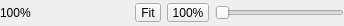
<?xml version="1.0" encoding="UTF-8"?>
<ui version="4.0">
 <class>StatusBar</class>
 <widget class="QWidget" name="StatusBar">
  <property name="geometry">
   <rect>
    <x>0</x>
    <y>0</y>
    <width>344</width>
    <height>26</height>
   </rect>
  </property>
  <property name="windowTitle">
   <string>Form</string>
  </property>
  <layout class="QHBoxLayout" name="horizontalLayout">
   <property name="leftMargin">
    <number>0</number>
   </property>
   <property name="topMargin">
    <number>0</number>
   </property>
   <property name="rightMargin">
    <number>0</number>
   </property>
   <property name="bottomMargin">
    <number>0</number>
   </property>
   <item>
    <widget class="QLabel" name="m_pZoomL">
     <property name="text">
      <string>100%</string>
     </property>
    </widget>
   </item>
   <item>
    <widget class="QToolButton" name="m_pFitPB">
     <property name="styleSheet">
      <string notr="true">padding:0px;</string>
     </property>
     <property name="text">
      <string>Fit</string>
     </property>
    </widget>
   </item>
   <item>
    <widget class="QToolButton" name="m_pResetPB">
     <property name="styleSheet">
      <string notr="true">padding:0px;</string>
     </property>
     <property name="text">
      <string>100%</string>
     </property>
    </widget>
   </item>
   <item>
    <widget class="QSlider" name="m_pZoomS">
     <property name="sizePolicy">
      <sizepolicy hsizetype="Preferred" vsizetype="Fixed">
       <horstretch>0</horstretch>
       <verstretch>0</verstretch>
      </sizepolicy>
     </property>
     <property name="orientation">
      <enum>Qt::Horizontal</enum>
     </property>
    </widget>
   </item>
  </layout>
 </widget>
 <resources/>
 <connections/>
</ui>
